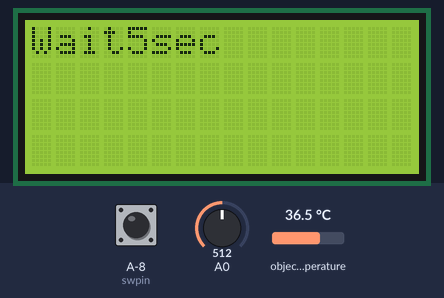
A sketch run on a simulated ATtiny85, built for the host (arithmetic inside an expression is 32-bit, double 64-bit). Parts: 16×4 character LCD. The inputs (shaded band) are chosen by the test bench; at power-on: A-8 (swpin) LOW, A0 = 512, object temperature 36.5 °C. The modem accepts every AT command (registered, SIM ready, sends succeed) and sends nothing else; what the sketch prints to the serial monitor is not drawn.

Above: at 7.1 s.
At 8.1 s:
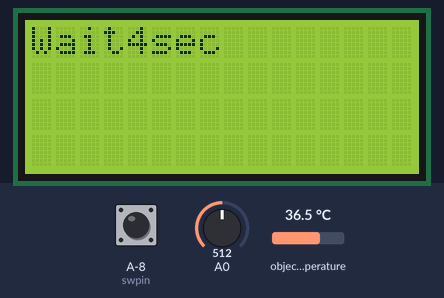
At 10.2 s:
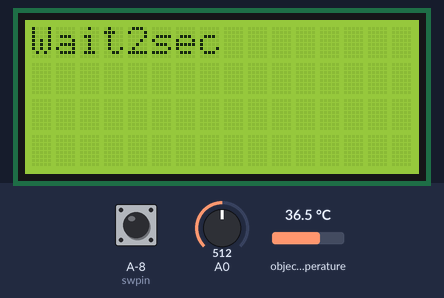
At 11.2 s:
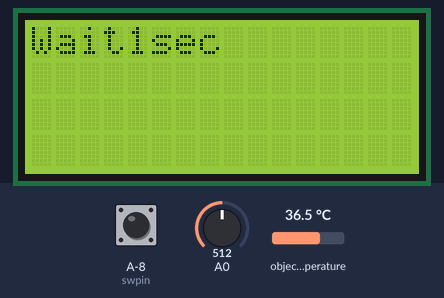
At 20.54 s:
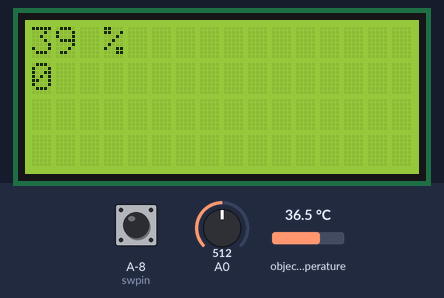
At 33.9 s:
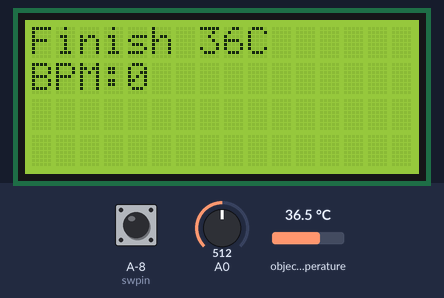

The sketch:

main.ino
```cpp
/*
 * dht핀: 13
 * 스위치 핀:6
 * 리얼타임클럭 핀:2 4 5
 * 심박수 센서 핀: A0
 * 적외선 온도 센서 핀:
 * wifi모듈 핀:rx:9 tx:10
 */
#include <LiquidCrystal_I2C.h>
#include <Wire.h>
#include <Adafruit_MLX90614.h>
#include "DHT.h"
#include <ThreeWire.h>
#include <RtcDS1302.h>
#include <SoftwareSerial.h>


#define PROCESSING_VISUALIZER 1
#define SERIAL_PLOTTER  2
#define DHTPIN 13
#define DEBUG true
#define DHTTYPE DHT11

LiquidCrystal_I2C lcd(0x27,16,4);
Adafruit_MLX90614 mlx = Adafruit_MLX90614();
DHT dht(DHTPIN, DHTTYPE);
ThreeWire myWire(4,5,2); // IO, SCLK, CE
RtcDS1302<ThreeWire> Rtc(myWire);
SoftwareSerial ESP8266(7,8); //rx tx

int nTemp; //온도 저장
int nDHT_temp; //dht센서 온도 저장
int nDHT_humi; //dht습도 저장
int nHeartBeat; //심박수
int nHeartBeat_array[100]; //심박수 평균 구하기 위한 배열
int i; //반복문 사용
int nPerce; //심박수 평균
int percent; //%표시
const int swpin=6;
const int pulsePin = 0;
volatile int BPM;
volatile int Signal;
volatile int IBI = 600;
volatile boolean Pulse = false;
volatile boolean QS = false;
static int outputType =PROCESSING_VISUALIZER;


void setup() {
  lcd_setup();
  sensor_begin();
  wifi_setUp();
  interruptSetup(); //동일 폴더에 참조
}

void loop() {
  if(digitalRead(swpin)==HIGH) {
    lcd_output();
  }
  else {
    beatsensor_main();
  }
}
/*
 * -----------------초기 설정--------------------
 */
void sensor_begin() {
  Serial.begin(9600);
  ESP8266.begin(9600);
  mlx.begin();
  dht.begin();
  Rtc.Begin();
  pinMode(swpin,INPUT);
}
//wifi 모듈 시작

void wifi_setUp() {
  delay(2000);
  ESP8266.println("AT+RST\r\n"); //리셋
  delay(1000);
  ESP8266.println("AT+CWMODE=3\r\n"); //모드3
  delay(1000);
  ESP8266.println("AT+CWJAP=\"iptype\",\"root123\"\r\n"); //wifi연결
  delay(3000);
}
//lcd 설정
void lcd_setup() {
  lcd.init();
  lcd.backlight();
  lcd.clear();
}
/*
 * -----------------LCD출력 함수--------------------
 */
void lcd_output() {
  lcd.clear();
  dhtsensor();
  timesensor();
  delay(500);
}

//dht 센서
void dhtsensor() {
  nDHT_temp=dht.readTemperature();
  nDHT_humi=dht.readHumidity();
  lcd.setCursor(0,0);
  lcd.print("C:");
  lcd.print(nDHT_temp);
  lcd.print(" H:");
  lcd.print(nDHT_humi);
}
//리얼 타임
void timesensor() {
  RtcDateTime now = Rtc.GetDateTime();
  lcd.setCursor(0,1);
  printDateTime(now);
}
#define countof(a) (sizeof(a) / sizeof(a[0]))

void printDateTime(const RtcDateTime& dt) {
    char datestring[20];

    snprintf_P(datestring,
            countof(datestring),
            PSTR("%02u/%02u/%04u %02u:%02u:%02u"),
            dt.Month(),
            dt.Day(),
            dt.Year(),
            dt.Hour(),
            dt.Minute(),
            dt.Second() );
    lcd.print(datestring);
}

/*
 *-----------------심박 센서--------------------
 */
//심박센서 메인
void beatsensor_main() {
   lcd.clear();
   Beat_start();
   for(i=0;i<3000;i++) {
     serialOutput();
     if (QS == true){
       serialOutputWhenBeatHappens();
       QS = false;
     }
     Beat_do();
    }
    Beat_Finish();
  while(digitalRead(swpin)==LOW);
}
//심박센서 사용 전 5초 기다리기
void Beat_start() {
  for(i=5;i>0;i--) {
    lcd.setCursor(0,0);
    lcd.print("Wait");
    lcd.print(i);
    lcd.print("sec");
    delay(1000);
  }
  lcd.clear();
}
//bpm 출력하기
void Beat_do() {
   lcd.setCursor(0,0);
   percent=int(i*100/3000);
   lcd.print(percent);
   nHeartBeat_array[percent]=BPM;
   lcd.setCursor(3,0);
   lcd.print("%");
   delay(1);
}
//측정 끝났을 시
void Beat_Finish() {
  for(i=0;i<100;i++) { //평균 내기
    nHeartBeat+=nHeartBeat_array[i];
  }
  nHeartBeat=nHeartBeat/100;
  lcd.clear();
  lcd.setCursor(0,0);
  lcd.print("Finish ");
  lcd.print(int(mlx.readObjectTempC()));
  lcd.print("C");
  lcd.setCursor(0,1);
  lcd.print("BPM:");
  lcd.print(nHeartBeat);
  Beat_Upload();
}
//업로드 하는 부분
void Beat_Upload() {
  ESP8266.println("AT+CIPMUX=1");
  delay(1000);
  printResponse();
  ESP8266.println("AT+CIPSTART=4,\"TCP\",\"superthinks.dothome.co.kr\",80");
  delay(1000);
  printResponse();
  String StsensorValue = String(nHeartBeat);
  String cmd = "GET http://localhost/scripts/Upload.php?num="+StsensorValue+" HTTP/1.0";
  ESP8266.println("AT+CIPSEND=4," + String(cmd.length() + 4));
  delay(1000);
  ESP8266.println(cmd);
  delay(200);
  ESP8266.println();
  delay(200);
  printResponse();
}
void printResponse() {
  while (ESP8266.available()) {
    Serial.println(ESP8266.readStringUntil('\n'));
  }
}
```

AllSerialHandling.ino
```cpp
void serialOutput(){   // Decide How To Output Serial.
  switch(outputType){
    case PROCESSING_VISUALIZER:
      lcd.setCursor(0,1);
      lcd.print(BPM);
      break;
    default:
      break;
  }
}
void serialOutputWhenBeatHappens(){
  switch(outputType){
    case PROCESSING_VISUALIZER:    // find it here https://github.com/WorldFamousElectronics/PulseSensor_Amped_Processing_Visualizer
      lcd.setCursor(0,1);
      lcd.print(BPM);
      break;
    default:
      break;
  }
}
```

Interrupt.ino
```cpp
volatile int rate[10];                    // array to hold last ten IBI values
volatile unsigned long sampleCounter = 0;          // used to determine pulse timing
volatile unsigned long lastBeatTime = 0;           // used to find IBI
volatile int P =512;                      // used to find peak in pulse wave, seeded
volatile int T = 512;                     // used to find trough in pulse wave, seeded
volatile int thresh = 530;                // used to find instant moment of heart beat, seeded
volatile int amp = 0;                   // used to hold amplitude of pulse waveform, seeded
volatile boolean firstBeat = true;        // used to seed rate array so we startup with reasonable BPM
volatile boolean secondBeat = false;      // used to seed rate array so we startup with reasonable BPM


void interruptSetup(){  // CHECK OUT THE Timer_Interrupt_Notes TAB FOR MORE ON INTERRUPTS
  // Initializes Timer2 to throw an interrupt every 2mS.
  TCCR2A = 0x02;     // DISABLE PWM ON DIGITAL PINS 3 AND 11, AND GO INTO CTC MODE
  TCCR2B = 0x06;     // DON'T FORCE COMPARE, 256 PRESCALER
  OCR2A = 0X7C;      // SET THE TOP OF THE COUNT TO 124 FOR 500Hz SAMPLE RATE
  TIMSK2 = 0x02;     // ENABLE INTERRUPT ON MATCH BETWEEN TIMER2 AND OCR2A
  sei();             // MAKE SURE GLOBAL INTERRUPTS ARE ENABLED
}


// THIS IS THE TIMER 2 INTERRUPT SERVICE ROUTINE.
// Timer 2 makes sure that we take a reading every 2 miliseconds
ISR(TIMER2_COMPA_vect){                         // triggered when Timer2 counts to 124
  cli();                                      // disable interrupts while we do this
  Signal = analogRead(pulsePin);              // read the Pulse Sensor
  sampleCounter += 2;                         // keep track of the time in mS with this variable
  int N = sampleCounter - lastBeatTime;       // monitor the time since the last beat to avoid noise

    //  find the peak and trough of the pulse wave
  if(Signal < thresh && N > (IBI/5)*3){       // avoid dichrotic noise by waiting 3/5 of last IBI
    if (Signal < T){                        // T is the trough
      T = Signal;                         // keep track of lowest point in pulse wave
    }
  }

  if(Signal > thresh && Signal > P){          // thresh condition helps avoid noise
    P = Signal;                             // P is the peak
  }                                        // keep track of highest point in pulse wave

  //  NOW IT'S TIME TO LOOK FOR THE HEART BEAT
  // signal surges up in value every time there is a pulse
  if (N > 250){                                   // avoid high frequency noise
    if ( (Signal > thresh) && (Pulse == false) && (N > (IBI/5)*3) ){
      Pulse = true;                               // set the Pulse flag when we think there is a pulse
              // turn on pin 13 LED
      IBI = sampleCounter - lastBeatTime;         // measure time between beats in mS
      lastBeatTime = sampleCounter;               // keep track of time for next pulse

      if(secondBeat){                        // if this is the second beat, if secondBeat == TRUE
        secondBeat = false;                  // clear secondBeat flag
        for(int i=0; i<=9; i++){             // seed the running total to get a realisitic BPM at startup
          rate[i] = IBI;
        }
      }

      if(firstBeat){                         // if it's the first time we found a beat, if firstBeat == TRUE
        firstBeat = false;                   // clear firstBeat flag
        secondBeat = true;                   // set the second beat flag
        sei();                               // enable interrupts again
        return;                              // IBI value is unreliable so discard it
      }


      // keep a running total of the last 10 IBI values
      word runningTotal = 0;                  // clear the runningTotal variable

      for(int i=0; i<=8; i++){                // shift data in the rate array
        rate[i] = rate[i+1];                  // and drop the oldest IBI value
        runningTotal += rate[i];              // add up the 9 oldest IBI values
      }

      rate[9] = IBI;                          // add the latest IBI to the rate array
      runningTotal += rate[9];                // add the latest IBI to runningTotal
      runningTotal /= 10;                     // average the last 10 IBI values
      BPM = 60000/runningTotal;               // how many beats can fit into a minute? that's BPM!
      QS = true;                              // set Quantified Self flag
      // QS FLAG IS NOT CLEARED INSIDE THIS ISR
    }
  }

  if (Signal < thresh && Pulse == true){   // when the values are going down, the beat is over
           // turn off pin 13 LED
    Pulse = false;                         // reset the Pulse flag so we can do it again
    amp = P - T;                           // get amplitude of the pulse wave
    thresh = amp/2 + T;                    // set thresh at 50% of the amplitude
    P = thresh;                            // reset these for next time
    T = thresh;
  }

  if (N > 2500){                           // if 2.5 seconds go by without a beat
    thresh = 530;                          // set thresh default
    P = 512;                               // set P default
    T = 512;                               // set T default
    lastBeatTime = sampleCounter;          // bring the lastBeatTime up to date
    firstBeat = true;                      // set these to avoid noise
    secondBeat = false;                    // when we get the heartbeat back
  }

  sei();                                   // enable interrupts when youre done!
}// end isr
```

Source omitted: Timer_Interrupt_Notes.ino (12406 bytes)

Measured:
- what the display in image 0 shows lasts 1.0 s, from 7.1 s to 8.1 s
